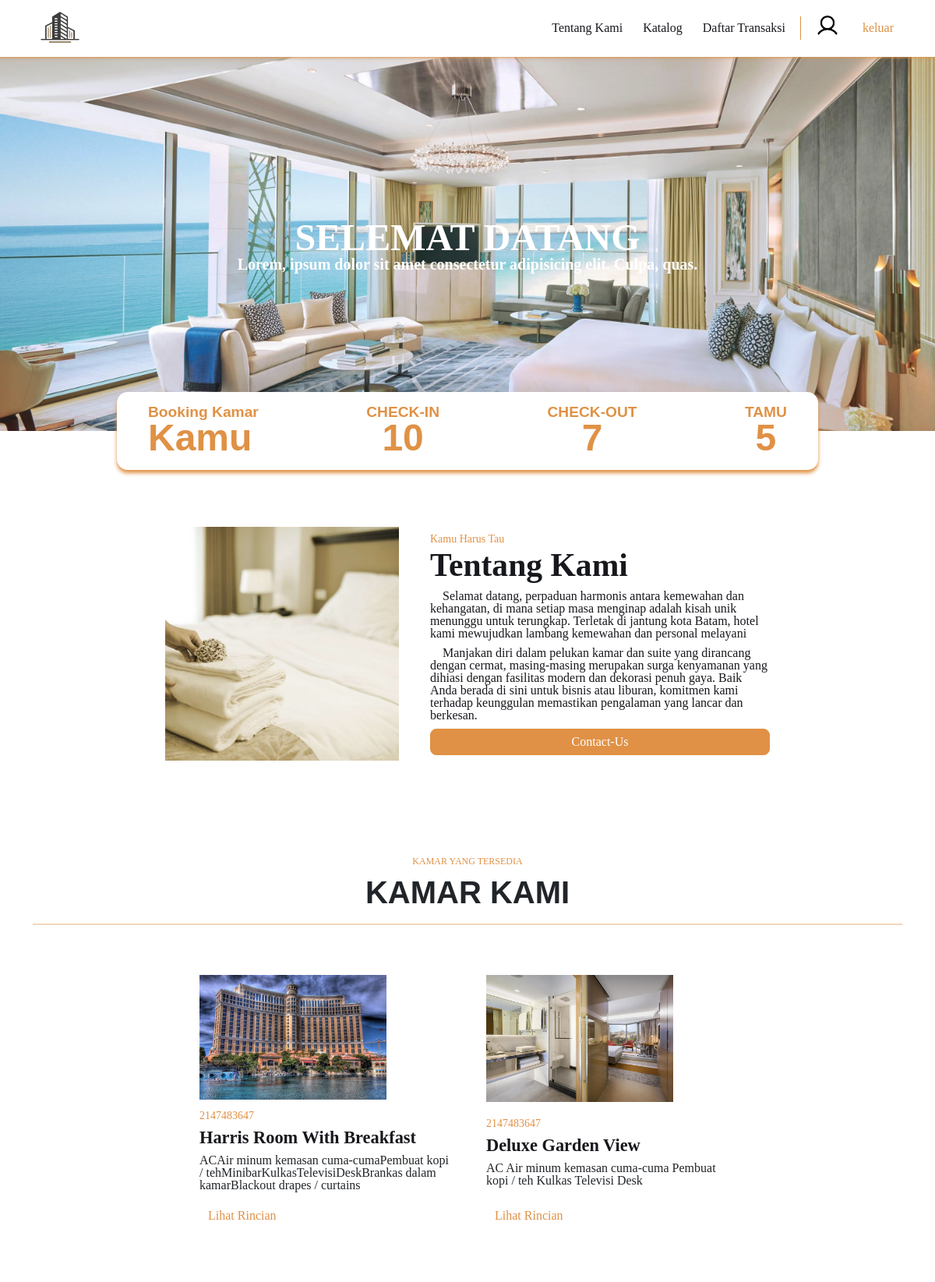
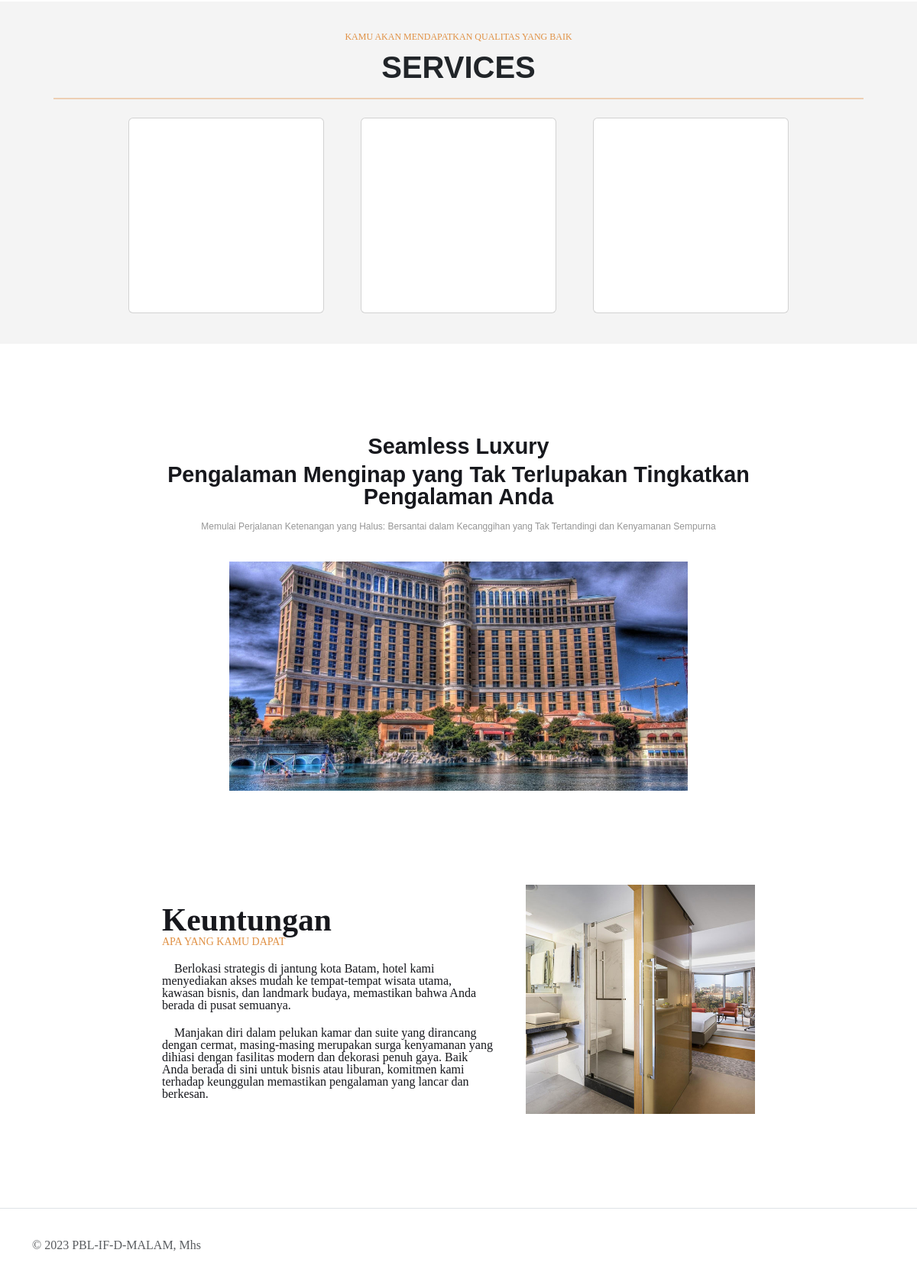
Screenshot of /view/landing-page (signed in) with the database file from the repository (2 pictures, top to bottom).
### tables this page shows
CREATE TABLE `kamar` (
  `id_room` int(11) NOT NULL,
  `room_name` varchar(255) NOT NULL,
  `description` varchar(255) NOT NULL,
  `room_number` int(255) NOT NULL,
  `image` varchar(255) NOT NULL,
  `price` varchar(255) NOT NULL,
  `type_room` enum('standard','deluxe') NOT NULL
);

### controller/getData.php (called while the page is built)
<?php
function getData($conn, $query)
{
    $result = mysqli_query($conn, $query);
    $rows = [];
    while ($row = mysqli_fetch_assoc($result)) {
        $rows[] = $row;
    }
    return $rows;
}
?>

### view/landing-page/index.php (the view, shortened to what this page needs)
<!DOCTYPE html>
<html lang="en">
<?php
require '../../config.php';
require '../../controller/getData.php';
$dataHotels = getData($conn, "SELECT * FROM kamar");
?>
<head>
  <link rel="stylesheet"
    type="text/css"
    href="../../assets/fontawesome/css/all.min.css">
  <link href="../../assets/css/bootstrap.min.css"
    rel="stylesheet">
  <link href="_landing-page.css"
    rel="stylesheet" />
  <link href="../../styles/global.css"
    rel="stylesheet" />
</head>
<body>
  <nav class="container-navbar">
    <div class="navbar-content container-lg">
      <a href="">
        <img src="../../assets/logo-pbl.png"
          class="logo"
          alt="" />
      </a>
      <div class="d-flex align-items-center gap-2">
        <div>
          <a href="#about-us"
            class="text-button-primary">Tentang Kami</a>
          <a href="../catalog-product-page/"
            class="text-button-primary">Katalog</a>
          <?php if (isset($_SESSION['role'])) : ?>
          <a href="../daftar-transaksi/"
            class="text-button-primary">Daftar Transaksi</a>
          <?php endif; ?>
        </div>
        <?php if (!isset($_SESSION['role'])) : ?>
        <a href="../login/">
          <button class="button-primary">Masuk</button>
        </a>
        <a href="../register/">
          <button class="button-secondary">Daftar</button>
        </a>
        <?php else : ?>
        <a href="../edit-profile-page/"
          class="button-primary">
          <img src="../../assets/images/avatar.png"
            class="rounded-circle"
            style="width: 30px;"
            alt="Avatar" />
        </a>
        <a href="../../controller/logout.php">
          <button class="button-primary">keluar</button>
        </a>
        <?php endif; ?>
      </div>
    </div>
  </nav>
  <div class="banner-container">
    <img class="banner-hotel"
      src="../../assets/images/landing-page/banner-hotel.jpg"
      alt="">
    <div class="title-banner">
      <h1>SELEMAT DATANG</h1>
      <p>Lorem, ipsum dolor sit amet consectetur adipisicing elit. Culpa, quas.</p>
    </div>
    <div class="box-detail">
      <div>
        <p class="title-count">
          Booking Kamar
        </p>
        <p class="result-count">
          Kamu
        </p>
      </div>
      <div class="d-flex flex-column text-center">
        <p class="title-count">
          CHECK-IN
        </p>
        <p class="result-count">
          10
        </p>
      </div>
      <div class="d-flex flex-column text-center">
        <p class="title-count">
          CHECK-OUT
        </p>
        <p class="result-count">
          7
        </p>
      </div>
      <div class="d-flex flex-column text-center">
        <p class="title-count">
          TAMU
        </p>
        <p class="result-count">
          5
        </p>
      </div>
    </div>
  </div>
  <div class="container-lg about-us-container">
    <div class="right-content">
      <img src="../../assets/images/landing-page/banner-about-us.jpg"
        class="about-banner" />
    </div>
    <div class="left-content">
      <div>
        <p class="head-title-about-us">Kamu Harus Tau</p>
        <p class="title-about-us">Tentang Kami</p>
      </div>
      <p class="desc-about-us">&emsp;Selamat datang, perpaduan harmonis antara kemewahan dan kehangatan, di mana setiap
        masa
        menginap adalah kisah unik
        menunggu untuk terungkap. Terletak di jantung kota Batam, hotel kami mewujudkan lambang kemewahan dan personal
        melayani</p>
      <p class="desc-about-us">&emsp;Manjakan diri dalam pelukan kamar dan suite yang dirancang dengan cermat,
        masing-masing merupakan surga kenyamanan yang dihiasi dengan fasilitas modern dan dekorasi penuh gaya. Baik Anda
        berada di sini untuk bisnis atau liburan, komitmen kami terhadap keunggulan memastikan pengalaman yang lancar
        dan berkesan.</p>
      <button class="button-secondary">Contact-Us</button>
    </div>
  </div>
  <div class="container-lg out-rooms-container">
    <div class="headline">
      <p class="content-headline">KAMAR YANG TERSEDIA</p>
      <h1 class="headline-title">KAMAR KAMI</h1>
    </div>
    <div class="d-flex flex-wrap justify-content-center gap-lg-5 mt-lg-4"
      style="padding-top: 40px;">
      <?php foreach ($dataHotels as $dataHotel) : ?>
      <div class="card-rooms">
        <img src="../../assets/productImages/<?php echo $dataHotel['image'] ?>"
          width="240"
          alt="iamge product">
        <div class="card-rooms-content">
          <p class="number-rooms"><?php echo $dataHotel['room_number'] ?></p>
          <p class="title-rooms"><?php echo $dataHotel['room_name'] ?></h>
          <p class="desc-rooms"><?php echo $dataHotel['description'] ?>
          </p>
        </div>
        <a class="button-primary"
          href="../detail-product-page/index.php?id_room=<?php echo $dataHotel['id_room']; ?>">Lihat Rincian</a>
      </div>
      <?php endforeach; ?>
    </div>
  </div>
  <div style="background-color: #9e9e9e1c;">
    <div class="container-lg services-container">
      <div class="headline">
        <p class="content-headline">KAMU AKAN MENDAPATKAN QUALITAS YANG BAIK</p>
        <h1 class="headline-title">SERVICES</h1>
      </div>
      <div class="d-flex justify-content-center gap-lg-5 mt-lg-4">
        <div class="card"
          style="width: 16rem;aspect-ratio: 1;">
        </div>
        <div class="card"
          style="width: 16rem;aspect-ratio: 1;">
        </div>
        <div class="card"
          style="width: 16rem;aspect-ratio: 1;">
        </div>
      </div>
    </div>
  </div>
  <div class="container-lg tag-line-container">
    <div class="left-content">
      <div class="d-flex  flex-column gap-2 text-center">
        <p class="title-tag-line">Seamless Luxury</p>
        <h1 class="title-tag-line">Pengalaman Menginap yang Tak Terlupakan Tingkatkan Pengalaman Anda</h1>
        <p class="desc-tag-line">Memulai Perjalanan Ketenangan yang Halus: Bersantai dalam Kecanggihan yang Tak
          Tertandingi dan
          Kenyamanan Sempurna</p>
      </div>
    </div>
    <div class="right-content">
      <img src="../../assets/images/landing-page/wallpaper-hotel.jpg"
        class="image-content-tag-line" />
    </div>
  </div>
  <div class="container-lg about-us-container">
    <div class="left-content">
      <div>
        <p class="title-about-us">Keuntungan</p>
        <p class="head-title-about-us">APA YANG KAMU DAPAT</p>
      </div>
      <p class="desc-about-us">&emsp;Berlokasi strategis di jantung kota Batam, hotel kami menyediakan akses mudah ke
        tempat-tempat wisata utama, kawasan bisnis, dan landmark budaya, memastikan bahwa Anda berada di pusat semuanya.
      </p>
      <p class="desc-about-us">&emsp;Manjakan diri dalam pelukan kamar dan suite yang dirancang dengan cermat,
        masing-masing merupakan surga kenyamanan yang dihiasi dengan fasilitas modern dan dekorasi penuh gaya. Baik Anda
        berada di sini untuk bisnis atau liburan, komitmen kami terhadap keunggulan memastikan pengalaman yang lancar
        dan berkesan.</p>
    </div>
    <div class="right-content">
      <img src="../../assets/images/landing-page/advantage-hotel.jpg"
        class="advantage-banner" />
    </div>
  </div>
  <footer class="border-top footer">
    <div class="d-flex flex-wrap justify-content-between align-items-center py-3 my-4 container-lg">
      <p class="col-md-4 mb-0 text-body-secondary">&copy; 2023 PBL-IF-D-MALAM, Mhs</p>
    </div>
  </footer>
</body>
</html>

### view/landing-page/_landing-page.css (style rules this page uses)
.banner-container { position: relative; }
.banner-container .title-banner { text-align: center; position: absolute; font-size: 3rem; font-weight: 700; top: 50%; left: 50%; transform: translate(-50%, -50%); color: #fff; }
.banner-container .title-banner p { font-family: Cambria, Cochin, Georgia, Times, "Times New Roman", serif; font-size: 20px; }
.banner-container > .banner-hotel { width: 100%; height: 60vh; opacity: 0.9; object-fit: cover; }
.box-detail { width: 900px; height: 100px; position: absolute; bottom: -20%; left: 50%; transform: translate(-50%, -50%); margin: 0 auto; padding: 10px 40px; border-radius: 14px; display: flex; align-items: center; justify-content: space-between; background-color: #fff; box-shadow: 0 4px 5px 0px #e09145; color: #e09145; font-family: Arial, Helvetica, sans-serif; }
.title-count { font-size: 1.2rem; font-weight: 700; }
.result-count { font-weight: bold; font-size: 3rem; }
.about-us-container { width: 800px; margin: 120px auto; display: flex; justify-content: space-evenly; gap: 40px; }
.left-content { display: flex; flex-direction: column; justify-content: space-evenly; }
.about-us-container .about-banner { width: 300px; aspect-ratio: 1; object-fit: cover; }
.head-title-about-us { color: #e09145; font-size: 14px; }
.title-about-us { margin-top: 6px; color: #17181d; font-size: 2.6rem; font-weight: 700; }
.desc-about-us { color: #17181d; font-size: 16px; }
.services-container { margin: 30px auto; padding: 40px; }
.headline { text-align: center; display: flex; flex-direction: column; gap: 14px; }
.headline .headline-title { font-family: "Lucida Sans", "Lucida Sans Regular", "Lucida Grande", "Lucida Sans Unicode", Geneva, Verdana, sans-serif; font-weight: bolder; font-size: 2.5rem; text-align: center; padding-bottom: 20px; border-bottom: 2px solid #e090455d; }
.headline .content-headline { color: #e09145; font-weight: 300; font-size: 12px; text-align: center; }
.out-rooms-container { margin-top: 40px; padding-bottom: 40px; }
.card-rooms { display: flex; flex-direction: column; justify-content: space-between; gap: 14px; width: 20rem; aspect-ratio: 1; }
.card-rooms img { height: 50%; object-fit: cover; }
.card-rooms-content { display: flex; gap: 10px; flex-direction: column; }
.number-rooms { color: #e09145; font-size: 14px; }
.title-rooms { color: #17181d; font-size: 1.4rem; font-weight: 700; }
.tag-line-container { width: 800px; margin: 120px auto; display: flex; flex-direction: column; align-items: center; font-family: Arial, Helvetica, sans-serif; gap: 40px; }
.title-tag-line { font-size: 1.8rem; font-weight: 700; color: #17181d; }
.desc-tag-line { padding-top: 10px; font-size: 12px; color: #969696; }
.tag-line-container .image-content-tag-line { height: 300px; aspect-ratio: 12/6; object-fit: cover; }
.advantage-banner { width: 300px; aspect-ratio: 1; object-fit: cover; }

### styles/global.css (style rules this page uses)
html, body, div, span, applet, object, iframe, h1, h2, h3, h4, h5, h6, p, blockquote, pre, a, abbr, acronym, address, big, cite, code, del, dfn, em, img, ins, kbd, q, s, samp, small, strike, strong, sub, sup, tt, var, b, u, i, center, dl, dt, dd, ol, ul, li, fieldset, form, label, legend, table, caption, tbody, tfoot, thead, tr, th, td, article, aside, canvas, details, embed, figure, figcaption, footer, header, hgroup, menu, nav, output, ruby, section, summary, time, mark, audio, video { margin: 0; padding: 0; border: 0; font-size: 100%; font: inherit; vertical-align: baseline; }
article, aside, details, figcaption, figure, footer, header, hgroup, menu, nav, section { display: block; }
body { line-height: 1; }
.button-primary { text-decoration: none; color: #e09145; border: solid #fff 1px; border-radius: 8px; background-color: white; padding: 8px 10px; }
.button-secondary { text-decoration: none; color: #fff; border: solid #e09145 1px; border-radius: 8px; background-color: #e09145; padding: 8px 10px; }
.text-button-primary { text-decoration: none; color: #17181d; border: solid #fff 1px; border-radius: 8px; background-color: white; padding: 8px 10px; }
.container-navbar { z-index: 1; position: sticky; top: 0; background-color: white; box-shadow: 0 0 4px 1px #e09145; }
.navbar-content { display: flex; align-items: center; mix-blend-mode: darken; justify-content: space-between; z-index: 2; }
.logo { width: 70px; aspect-ratio: 1; mix-blend-mode: darken; }

### rows the page displays
kamar: image (picture), room_number "2147483647", room_name "Harris Room With Breakfast", description "ACAir minum kemasan cuma-cumaPembuat kopi / tehMinibarKulkasTelevisiDeskBrankas dalam kamarBlackout drapes / curtains"
kamar: image (picture), room_number "2147483647", room_name "Deluxe Garden View", description "AC Air minum kemasan cuma-cuma Pembuat kopi / teh Kulkas Televisi Desk"
